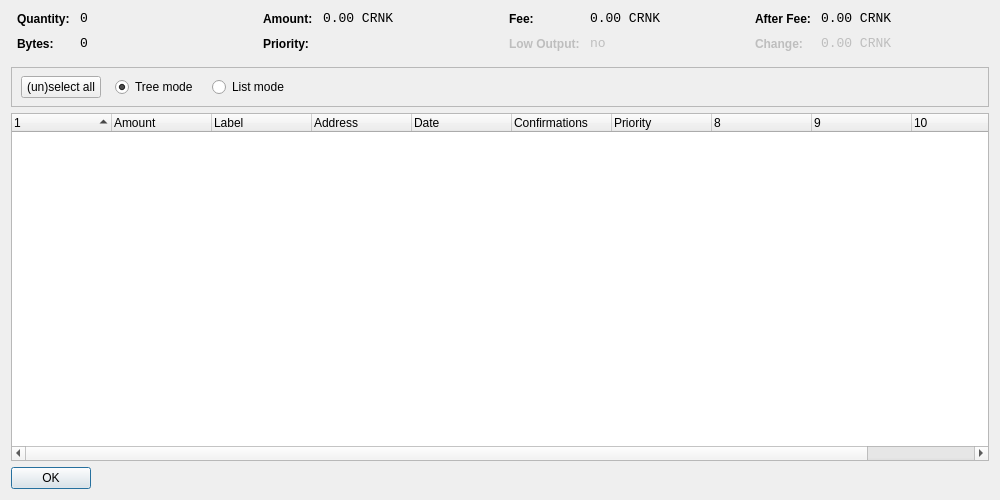
<?xml version="1.0" encoding="UTF-8"?>
<ui version="4.0">
 <class>CoinControlDialog</class>
 <widget class="QDialog" name="CoinControlDialog">
  <property name="geometry">
   <rect>
    <x>0</x>
    <y>0</y>
    <width>1000</width>
    <height>500</height>
   </rect>
  </property>
  <property name="windowTitle">
   <string>Coin Control</string>
  </property>
  <layout class="QVBoxLayout" name="verticalLayout">
   <item>
    <layout class="QHBoxLayout" name="horizontalLayoutTop" stretch="0,0,0,0">
     <property name="topMargin">
      <number>0</number>
     </property>
     <property name="bottomMargin">
      <number>10</number>
     </property>
     <item>
      <layout class="QFormLayout" name="formLayoutCoinControl1">
       <property name="horizontalSpacing">
        <number>10</number>
       </property>
       <property name="verticalSpacing">
        <number>10</number>
       </property>
       <property name="leftMargin">
        <number>6</number>
       </property>
       <property name="rightMargin">
        <number>6</number>
       </property>
       <item row="0" column="0">
        <widget class="QLabel" name="labelCoinControlQuantityText">
         <property name="styleSheet">
          <string notr="true">font-weight:bold;</string>
         </property>
         <property name="text">
          <string>Quantity:</string>
         </property>
        </widget>
       </item>
       <item row="0" column="1">
        <widget class="QLabel" name="labelCoinControlQuantity">
         <property name="font">
          <font>
           <family>Monospace</family>
           <pointsize>10</pointsize>
          </font>
         </property>
         <property name="cursor">
          <cursorShape>IBeamCursor</cursorShape>
         </property>
         <property name="contextMenuPolicy">
          <enum>Qt::ActionsContextMenu</enum>
         </property>
         <property name="text">
          <string notr="true">0</string>
         </property>
         <property name="textInteractionFlags">
          <set>Qt::LinksAccessibleByMouse|Qt::TextSelectableByKeyboard|Qt::TextSelectableByMouse</set>
         </property>
        </widget>
       </item>
       <item row="1" column="0">
        <widget class="QLabel" name="labelCoinControlBytesText">
         <property name="styleSheet">
          <string notr="true">font-weight:bold;</string>
         </property>
         <property name="text">
          <string>Bytes:</string>
         </property>
        </widget>
       </item>
       <item row="1" column="1">
        <widget class="QLabel" name="labelCoinControlBytes">
         <property name="font">
          <font>
           <family>Monospace</family>
           <pointsize>10</pointsize>
          </font>
         </property>
         <property name="cursor">
          <cursorShape>IBeamCursor</cursorShape>
         </property>
         <property name="contextMenuPolicy">
          <enum>Qt::ActionsContextMenu</enum>
         </property>
         <property name="text">
          <string notr="true">0</string>
         </property>
         <property name="textInteractionFlags">
          <set>Qt::LinksAccessibleByMouse|Qt::TextSelectableByKeyboard|Qt::TextSelectableByMouse</set>
         </property>
        </widget>
       </item>
      </layout>
     </item>
     <item>
      <layout class="QFormLayout" name="formLayoutCoinControl2">
       <property name="horizontalSpacing">
        <number>10</number>
       </property>
       <property name="verticalSpacing">
        <number>10</number>
       </property>
       <property name="leftMargin">
        <number>6</number>
       </property>
       <property name="rightMargin">
        <number>6</number>
       </property>
       <item row="0" column="0">
        <widget class="QLabel" name="labelCoinControlAmountText">
         <property name="styleSheet">
          <string notr="true">font-weight:bold;</string>
         </property>
         <property name="text">
          <string>Amount:</string>
         </property>
        </widget>
       </item>
       <item row="0" column="1">
        <widget class="QLabel" name="labelCoinControlAmount">
         <property name="font">
          <font>
           <family>Monospace</family>
           <pointsize>10</pointsize>
          </font>
         </property>
         <property name="cursor">
          <cursorShape>IBeamCursor</cursorShape>
         </property>
         <property name="contextMenuPolicy">
          <enum>Qt::ActionsContextMenu</enum>
         </property>
         <property name="text">
          <string notr="true">0.00 CRNK</string>
         </property>
         <property name="textInteractionFlags">
          <set>Qt::LinksAccessibleByMouse|Qt::TextSelectableByKeyboard|Qt::TextSelectableByMouse</set>
         </property>
        </widget>
       </item>
       <item row="1" column="0">
        <widget class="QLabel" name="labelCoinControlPriorityText">
         <property name="styleSheet">
          <string notr="true">font-weight:bold;</string>
         </property>
         <property name="text">
          <string>Priority:</string>
         </property>
        </widget>
       </item>
       <item row="1" column="1">
        <widget class="QLabel" name="labelCoinControlPriority">
         <property name="font">
          <font>
           <family>Monospace</family>
           <pointsize>10</pointsize>
          </font>
         </property>
         <property name="cursor">
          <cursorShape>IBeamCursor</cursorShape>
         </property>
         <property name="contextMenuPolicy">
          <enum>Qt::ActionsContextMenu</enum>
         </property>
         <property name="text">
          <string/>
         </property>
         <property name="textInteractionFlags">
          <set>Qt::LinksAccessibleByMouse|Qt::TextSelectableByKeyboard|Qt::TextSelectableByMouse</set>
         </property>
        </widget>
       </item>
      </layout>
     </item>
     <item>
      <layout class="QFormLayout" name="formLayoutCoinControl3">
       <property name="horizontalSpacing">
        <number>10</number>
       </property>
       <property name="verticalSpacing">
        <number>10</number>
       </property>
       <property name="leftMargin">
        <number>6</number>
       </property>
       <property name="rightMargin">
        <number>6</number>
       </property>
       <item row="0" column="0">
        <widget class="QLabel" name="labelCoinControlFeeText">
         <property name="styleSheet">
          <string notr="true">font-weight:bold;</string>
         </property>
         <property name="text">
          <string>Fee:</string>
         </property>
        </widget>
       </item>
       <item row="0" column="1">
        <widget class="QLabel" name="labelCoinControlFee">
         <property name="font">
          <font>
           <family>Monospace</family>
           <pointsize>10</pointsize>
          </font>
         </property>
         <property name="cursor">
          <cursorShape>IBeamCursor</cursorShape>
         </property>
         <property name="contextMenuPolicy">
          <enum>Qt::ActionsContextMenu</enum>
         </property>
         <property name="text">
          <string notr="true">0.00 CRNK</string>
         </property>
         <property name="textInteractionFlags">
          <set>Qt::LinksAccessibleByMouse|Qt::TextSelectableByKeyboard|Qt::TextSelectableByMouse</set>
         </property>
        </widget>
       </item>
       <item row="1" column="0">
        <widget class="QLabel" name="labelCoinControlLowOutputText">
         <property name="enabled">
          <bool>false</bool>
         </property>
         <property name="styleSheet">
          <string notr="true">font-weight:bold;</string>
         </property>
         <property name="text">
          <string>Low Output:</string>
         </property>
        </widget>
       </item>
       <item row="1" column="1">
        <widget class="QLabel" name="labelCoinControlLowOutput">
         <property name="enabled">
          <bool>false</bool>
         </property>
         <property name="font">
          <font>
           <family>Monospace</family>
           <pointsize>10</pointsize>
          </font>
         </property>
         <property name="cursor">
          <cursorShape>IBeamCursor</cursorShape>
         </property>
         <property name="contextMenuPolicy">
          <enum>Qt::ActionsContextMenu</enum>
         </property>
         <property name="text">
          <string notr="true">no</string>
         </property>
         <property name="textInteractionFlags">
          <set>Qt::LinksAccessibleByMouse|Qt::TextSelectableByKeyboard|Qt::TextSelectableByMouse</set>
         </property>
        </widget>
       </item>
      </layout>
     </item>
     <item>
      <layout class="QFormLayout" name="formLayoutCoinControl4">
       <property name="horizontalSpacing">
        <number>10</number>
       </property>
       <property name="verticalSpacing">
        <number>10</number>
       </property>
       <property name="leftMargin">
        <number>6</number>
       </property>
       <property name="rightMargin">
        <number>6</number>
       </property>
       <item row="0" column="0">
        <widget class="QLabel" name="labelCoinControlAfterFeeText">
         <property name="styleSheet">
          <string notr="true">font-weight:bold;</string>
         </property>
         <property name="text">
          <string>After Fee:</string>
         </property>
        </widget>
       </item>
       <item row="0" column="1">
        <widget class="QLabel" name="labelCoinControlAfterFee">
         <property name="font">
          <font>
           <family>Monospace</family>
           <pointsize>10</pointsize>
          </font>
         </property>
         <property name="cursor">
          <cursorShape>IBeamCursor</cursorShape>
         </property>
         <property name="contextMenuPolicy">
          <enum>Qt::ActionsContextMenu</enum>
         </property>
         <property name="text">
          <string notr="true">0.00 CRNK</string>
         </property>
         <property name="textInteractionFlags">
          <set>Qt::LinksAccessibleByMouse|Qt::TextSelectableByKeyboard|Qt::TextSelectableByMouse</set>
         </property>
        </widget>
       </item>
       <item row="1" column="0">
        <widget class="QLabel" name="labelCoinControlChangeText">
         <property name="enabled">
          <bool>false</bool>
         </property>
         <property name="styleSheet">
          <string notr="true">font-weight:bold;</string>
         </property>
         <property name="text">
          <string>Change:</string>
         </property>
        </widget>
       </item>
       <item row="1" column="1">
        <widget class="QLabel" name="labelCoinControlChange">
         <property name="enabled">
          <bool>false</bool>
         </property>
         <property name="font">
          <font>
           <family>Monospace</family>
           <pointsize>10</pointsize>
          </font>
         </property>
         <property name="cursor">
          <cursorShape>IBeamCursor</cursorShape>
         </property>
         <property name="contextMenuPolicy">
          <enum>Qt::ActionsContextMenu</enum>
         </property>
         <property name="text">
          <string notr="true">0.00 CRNK</string>
         </property>
         <property name="textInteractionFlags">
          <set>Qt::LinksAccessibleByMouse|Qt::TextSelectableByKeyboard|Qt::TextSelectableByMouse</set>
         </property>
        </widget>
       </item>
      </layout>
     </item>
    </layout>
   </item>
   <item>
    <widget class="QFrame" name="frame">
     <property name="minimumSize">
      <size>
       <width>0</width>
       <height>40</height>
      </size>
     </property>
     <property name="frameShape">
      <enum>QFrame::StyledPanel</enum>
     </property>
     <property name="frameShadow">
      <enum>QFrame::Sunken</enum>
     </property>
     <widget class="QWidget" name="horizontalLayoutWidget">
      <property name="geometry">
       <rect>
        <x>10</x>
        <y>0</y>
        <width>781</width>
        <height>41</height>
       </rect>
      </property>
      <layout class="QHBoxLayout" name="horizontalLayoutPanel" stretch="0,0,0,0">
       <property name="spacing">
        <number>14</number>
       </property>
       <item>
        <widget class="QPushButton" name="pushButtonSelectAll">
         <property name="sizePolicy">
          <sizepolicy hsizetype="Maximum" vsizetype="Fixed">
           <horstretch>0</horstretch>
           <verstretch>0</verstretch>
          </sizepolicy>
         </property>
         <property name="text">
          <string>(un)select all</string>
         </property>
        </widget>
       </item>
       <item>
        <widget class="QRadioButton" name="radioTreeMode">
         <property name="sizePolicy">
          <sizepolicy hsizetype="Maximum" vsizetype="Fixed">
           <horstretch>0</horstretch>
           <verstretch>0</verstretch>
          </sizepolicy>
         </property>
         <property name="text">
          <string>Tree mode</string>
         </property>
         <property name="checked">
          <bool>true</bool>
         </property>
        </widget>
       </item>
       <item>
        <widget class="QRadioButton" name="radioListMode">
         <property name="sizePolicy">
          <sizepolicy hsizetype="Maximum" vsizetype="Fixed">
           <horstretch>0</horstretch>
           <verstretch>0</verstretch>
          </sizepolicy>
         </property>
         <property name="text">
          <string>List mode</string>
         </property>
        </widget>
       </item>
       <item>
        <spacer name="horizontalSpacer">
         <property name="orientation">
          <enum>Qt::Horizontal</enum>
         </property>
         <property name="sizeHint" stdset="0">
          <size>
           <width>40</width>
           <height>20</height>
          </size>
         </property>
        </spacer>
       </item>
      </layout>
     </widget>
    </widget>
   </item>
   <item>
    <widget class="CoinControlTreeWidget" name="treeWidget">
     <property name="contextMenuPolicy">
      <enum>Qt::CustomContextMenu</enum>
     </property>
     <property name="sortingEnabled">
      <bool>false</bool>
     </property>
     <property name="columnCount">
      <number>11</number>
     </property>
     <attribute name="headerShowSortIndicator" stdset="0">
      <bool>true</bool>
     </attribute>
     <attribute name="headerStretchLastSection">
      <bool>false</bool>
     </attribute>
     <column>
      <property name="text">
       <string/>
      </property>
     </column>
     <column>
      <property name="text">
       <string>Amount</string>
      </property>
     </column>
     <column>
      <property name="text">
       <string>Label</string>
      </property>
     </column>
     <column>
      <property name="text">
       <string>Address</string>
      </property>
     </column>
     <column>
      <property name="text">
       <string>Date</string>
      </property>
     </column>
     <column>
      <property name="text">
       <string>Confirmations</string>
      </property>
      <property name="toolTip">
       <string>Confirmed</string>
      </property>
     </column>
     <column>
      <property name="text">
       <string>Priority</string>
      </property>
     </column>
     <column>
      <property name="text">
       <string/>
      </property>
     </column>
     <column>
      <property name="text">
       <string/>
      </property>
     </column>
     <column>
      <property name="text">
       <string/>
      </property>
     </column>
     <column>
      <property name="text">
       <string/>
      </property>
     </column>
    </widget>
   </item>
   <item>
    <widget class="QDialogButtonBox" name="buttonBox">
     <property name="sizePolicy">
      <sizepolicy hsizetype="Maximum" vsizetype="Fixed">
       <horstretch>0</horstretch>
       <verstretch>0</verstretch>
      </sizepolicy>
     </property>
     <property name="orientation">
      <enum>Qt::Horizontal</enum>
     </property>
     <property name="standardButtons">
      <set>QDialogButtonBox::Ok</set>
     </property>
    </widget>
   </item>
  </layout>
 </widget>
 <customwidgets>
  <customwidget>
   <class>CoinControlTreeWidget</class>
   <extends>QTreeWidget</extends>
   <header>coincontroltreewidget.h</header>
  </customwidget>
 </customwidgets>
 <resources/>
 <connections/>
</ui>
